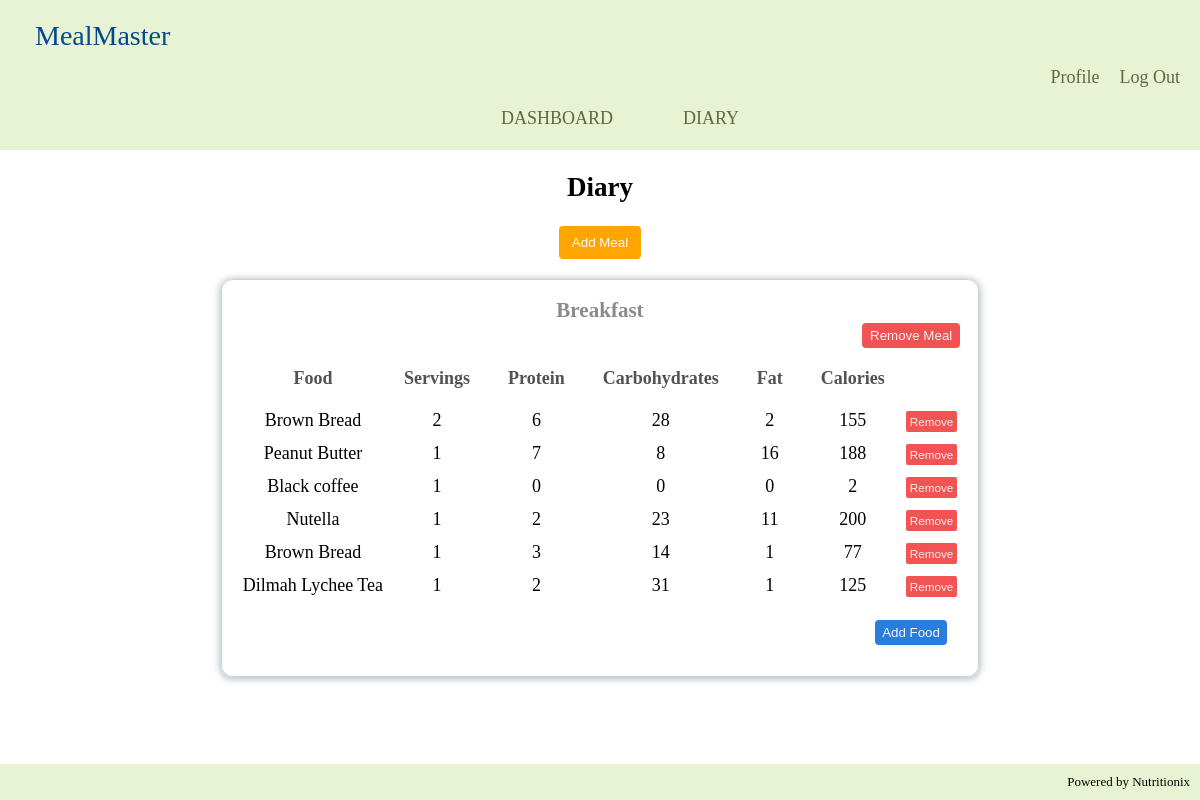
The page /diary (signed in) on the database as committed earlier.
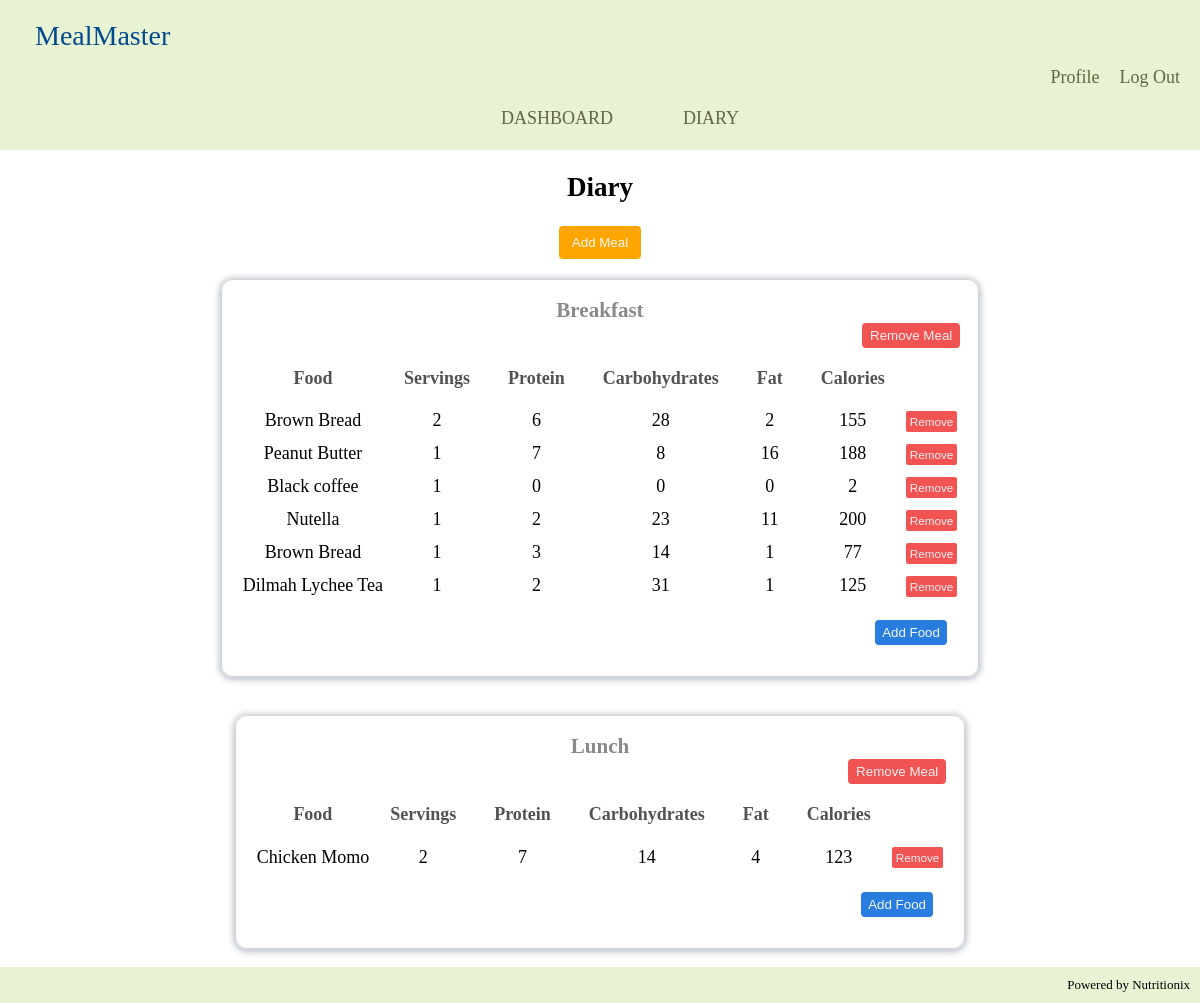
The same page on the database as committed later.
### tables this page shows
CREATE TABLE meals (meal_id integer primary key, meal_name text collate nocase unique not null, username text not null, foreign key (username) references users(username));

CREATE TABLE foods (food_id INTEGER PRIMARY KEY, food_name TEXT COLLATE NOCASE NOT NULL, servings INTEGER NOT NULL, calories INTEGER, protein INTEGER, carbohydrates INTEGER, fat INTEGER, meal_id INTEGER, FOREIGN KEY (meal_id) REFERENCES meals(meal_id));

### routes.py (the view)
@app.route("/diary")
@login_required
def diary():
    current_user = session['username']
    try:
        conn, cursor = connect_to_db()
        cursor.execute("SELECT * from meals WHERE username  = ?", (session['username'],))
        records = cursor.fetchall()
        meal_columns = [column[0] for column in cursor.description]
        meals = [dict(zip(meal_columns, record)) for record in records]
        for meal in meals:
            cursor.execute("SELECT * FROM foods WHERE meal_id = ?", (meal['meal_id'],))
            food_records = cursor.fetchall()
            food_columns = [column[0] for column in cursor.description]
            meal['foods'] = [dict(zip(food_columns, record)) for record in food_records]
        print(meal_columns, meals)
    except sqlite3.Error as e:
        flash("Error fetching meals")
        print("Error in db while fetching meals -", e)
    finally:
        conn.close()
    return render_template("diary.html", current_user=current_user, meals=meals)

### database.py (called while the page is built)
def connect_to_db():
    conn = sqlite3.connect('database.db')
    cursor = conn.cursor()
    return conn, cursor

### routes.py (called while the page is built)
def login_required(f):
    @wraps(f)
    def decorated_function(*args, **kwargs):
        if 'username' not in session:
            return redirect(url_for('unauthorized'))
        return f(*args, **kwargs)
    return decorated_function

### templates/diary.html (shortened to what this page needs)
{% extends "layout.html" %}
{% block link_styles %}
<link rel="stylesheet" href="/static/diary.css">
{% endblock %}
{% block main %}
<section class="diary-section">
    <h2>Diary</h2>
    <form action="/add_meal" method="POST" id="add-meal-form">
        <button type="button" id="add-meal-btn">Add Meal</button>
    </form>
    {% if meals %}
        {% for meal in meals %}
            <div class="meal-tables-container">
                <div class="meal-table-box">
                    <table class="meal-table">
                        <h3 class="meal-table-name"> {{ meal['meal_name'] }} </h3>
                        <form action="/remove_meal" method="post" class="remove-meal-form">
                            <button class="remove-meal-btn">Remove Meal</button>
                        </form>
                        <thead>
                            <tr>
                                <th>Food</th>
                                <th>Servings</th>
                                <th>Protein</th>
                                <th>Carbohydrates</th>
                                <th>Fat</th>
                                <th>Calories</th>
                            </tr>
                        </thead>
                        <tbody>
                            {% for food in meal['foods'] %}
                                <tr>
                                    <td>{{ food['food_name'] }}</td>
                                    <td>{{ food['servings'] }}</td>
                                    <td>{{ food['protein'] }}</td>
                                    <td>{{ food['carbohydrates'] }}</td>
                                    <td>{{ food['fat'] }}</td>
                                    <td>{{ food['calories'] }}</td>
                                    <td>
                                        <form action="/remove_food" method="post">
                                            <button name="remove-food-btn" class="remove-food-btn" type="submit">Remove</button>
                                        </form>
                                    </td>
                                </tr>
                            {% endfor %}
                        </tbody>
                    </table>
                    <button class="add-food-btn">Add Food</button>
                </div>
            </div>
        {% endfor %}
    {% endif %}
{% endblock %}

### templates/layout.html (shortened to what this page needs)
<!DOCTYPE html>
<html lang="en">
<head>
    <link rel="stylesheet" href="/static/header.css">
    <link rel="stylesheet" href="/static/general.css">
    {% block link_styles %} {% endblock %}
</head>
<body>
    <header class="main-header">
        <div class="header-logo">
            MealMaster
        </div>
        <div class="nav-section">
            {% if current_user %}
                <div class="nav-right">
                    <ul>
                        <li><a href="/profile">Profile</a></li>
                        <li><a href="/logout">Log Out</a></li>
                    </ul>
                </div>
                <div class="nav-bar">
                    <ul>
                        <li><a href="/dashboard">DASHBOARD</a></li>
                        <li><a href="/diary">DIARY</a></li>
                    </ul>
                </div>
            {% endif %}
        </div>
    </header>
    <main>
        {% block main %}{% endblock %}
    </main>
    <footer>
        Powered by Nutritionix
    </footer>
</body>
</html>

### static/header.css (style rules this page uses)
.main-header { display: flex; flex-direction: column; width: 100%; background-color:rgb(232, 243, 212); min-height: 150px; }
.header-logo { margin-left: 30px; margin-top: 15px; padding: 5px; font-size: 28px; font-family:Georgia, 'Times New Roman', Times, serif; font-weight: 500; color: rgb(3, 74, 141); }
.nav-section { display: flex; flex-direction: column; cursor: pointer; color:rgb(98, 102, 66); }
.nav-section div li { border-radius: 4px; }
.nav-right { align-self: flex-end; }
.nav-right ul { list-style: none; display: flex; margin: 0 10px 0 0; }
.nav-right li { padding: 10px; }
.nav-bar { align-self: center; }
.nav-bar ul { list-style: none; display: flex; margin: 0; }
.nav-bar li { padding: 10px 35px; }

### static/general.css (style rules this page uses)
body { margin: 0; padding: 0; font-size: 18px; display: flex; flex-direction: column; min-height: 100vh; }
main { position: relative; flex: 1; display: flex; max-width: 100%; flex-direction: column; align-items: center; }
footer { flex-shrink: 0; background-color:rgb(232, 243, 212); padding: 10px; margin-top: auto; display: flex; justify-content: end; font-size: small; }
a { text-decoration: none; color: inherit; }

### static/diary.css (style rules this page uses)
.diary-section { display: flex; flex-direction: column; align-items: center; }
#add-meal-form { display: flex; flex-direction: column; align-items: center; }
#add-meal-btn { padding: 9px 13px; border: 0; border-radius: 4px; background-color: orange; color: rgb(250, 250, 250); cursor: pointer; transition-duration: 0.15s; }
.meal-tables-container { display: flex; margin-top: 20px; }
.meal-table-box { display: flex; flex-direction: column; padding: 1em; border: 1px solid lightgrey; border-radius: 12px; box-shadow: 0 1px 6px 2px rgba(119, 136, 153, 0.486); margin-bottom: 1em; transition-duration: 0.25s; }
.meal-table-name { margin: 0; color: #8a8a8a; align-self: center; }
.remove-meal-btn { align-self: flex-end; padding: 5px 8px; border: 0; border-radius: 4px; background-color: rgba(240, 59, 59, 0.877); color: rgb(241, 241, 241); cursor: pointer; transition-duration: 0.15s; font-weight: 500; }
.meal-table th { font-weight: 600; color: #525252; padding: 1em; }
.meal-table tr { padding: 1em; }
.meal-table td { text-align: center; padding-bottom: 1vh; }
.remove-food-btn { font-size: 0.65em; padding: 4px 4px; background-color: rgba(240, 59, 59, 0.87); color: rgb(241, 241, 241); border: 0; border-radius: 2px; cursor: pointer; transition-duration: 0.15s; }
.add-food-btn { align-self: flex-end; padding: 5px 7px; margin: 1em; border: 0; border-radius: 4px; background-color: rgb(40, 125, 223); color: whitesmoke; cursor: pointer; }

Rows that differ between the two databases and show on the page:
added meals: meal_name "Lunch"
added foods: food_name "Chicken Momo", servings "2", protein "7", carbohydrates "14", fat "4", calories "123", shown under "Lunch"
